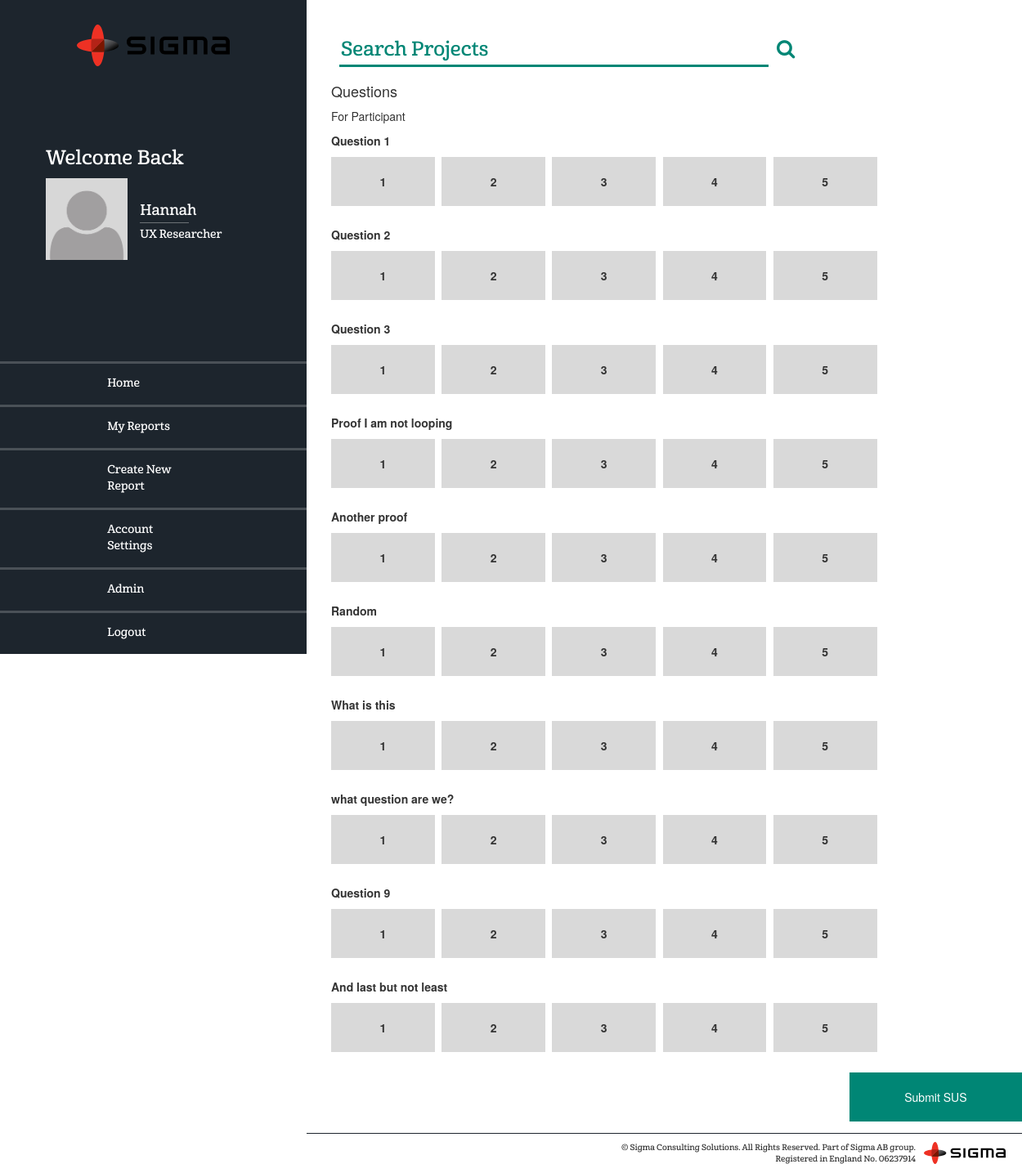
The app's page /sus.php (signed in) with its own data.
### tables this page shows
CREATE TABLE `team` (
  `id` int(11) NOT NULL,
  `name` varchar(30) NOT NULL,
  `job_role` varchar(30) NOT NULL,
  `email` varchar(50) NOT NULL,
  `username` varchar(30) NOT NULL,
  `password` varchar(50) NOT NULL,
  `profile_picture` varchar(100) NOT NULL,
  `power` varchar(15) NOT NULL,
  `team_group` varchar(10) NOT NULL
);

CREATE TABLE `test` (
  `id` int(11) NOT NULL,
  `name` varchar(20) NOT NULL,
  `content` longtext NOT NULL
);

### php/partials/_questionDisplay.php (the view)
<?php
function susQuestion($link, $test)
{
    $title     = "SELECT * FROM test WHERE name = 'SUS'";
    $query     = mysqli_query($link, $title);
    $result    = mysqli_fetch_array($query);
    $questions = explode(';', $result['content']);
    $qString   = '<h4>Questions</h4>';
    $qString .= ' <p>For Participant ' . $_GET['participant'] . '</p>';
    $counter = 1;
    $qString .= '<form action="./php/functions/SQL/_uploadSUS.php" id="sus" method="POST">';
    $qString .= '<input type="hidden" name="participant" id="participant" value="' . $_GET['participant'] . '">';
    $qString .= '<input type="hidden" name="test" id="test" value="' . $test . '">';
    foreach ($questions as $question) {
        $qString .= '<section class="question">';
        $qString .= '<p>' . $question . '</p>';
        for ($l = 0; $l < 5; $l++) {
            $qString .= '<input type="radio" id="Q' . $counter . '_' . $l . '"name="Q' . $counter . '" value="' . $l . '">';
            $qString .= '<label for="Q' . $counter . '_' .  $l. '">' . ($l + 1) . '</label>';
        }
        $qString .= '</section>';
        $counter++;
    }
    $qString .= '<button type="submit" value="Submit SUS">Submit SUS</button>';
    $qString .= '</form>';
    echo $qString;
}
?>

### php/partials/nav.php (shortened to what this page needs)
<?php
require_once("./php/settings/db_connect.php");
$privileges = "SELECT * FROM team WHERE id = " . $_SESSION['user_id'];
$result     = mysqli_query($link, $privileges);
if ($result) {
    $data  = mysqli_fetch_array($result);
    $power = $data['power'];
    $name  = $data['name'];
    $job   = $data['job_role'];
    $img   = $data['profile_picture'];
}
function active($currect_page)
{
    $url_array = explode('/', $_SERVER['REQUEST_URI']);
    $url       = end($url_array);
    if ($currect_page == $url) {
        echo 'active';
    }
}
?>
<nav role="navigation" id="navigation">
  <img  src="./assets/img/sigma-logo.svg" alt="" class="brand">
  <section class="profile">
    <h3>Welcome Back</h3>
    <img class="profileImg" src="./assets/img/<?php echo $img;?>" alt="">
    <?php
      echo '<h4>' . $name . '</h4>';
      echo '<h5>' . $job . '</h5>';
    ?>
  </section>
  <ul>
    <li class="<?php
?>"><a href="./dashboard.php"><i></i>Home</a></li>
    <li class="<?php active('dashboard.php?id=*');?>"><a href="./dashboard.php?id=<?php echo $data['name'];?>"><i></i>My Reports</a></li>
    <li class="<?php active('create.php');?>"><a href="./create.php"><i></i>Create New Report</a></li>
    <li class="<?php active('account.php'); ?>"><a href="./account.php"><i></i>Account Settings</a></li>
    <?php
      if ($power !== "researcher") {
    ?>
        <li class="<?php active('admin.php');?>"><a href="./admin.php"><i></i>Admin</a></li>
    <?php
      }
    ?>
    <li class="logout"><a href="./php/functions/_logout.php"><i></i>Logout</a></li>
  </ul>
</nav>

### records on screen
team: profile_picture (placeholder picture), name "Hannah", job_role "UX Researcher"
test: content "Question 1", content "Question 2", content "Question 3", content "Proof I am not looping", content "Another proof", content "Random", content "What is this", content "what question are we?", content "Question 9", content "And last but not least"
